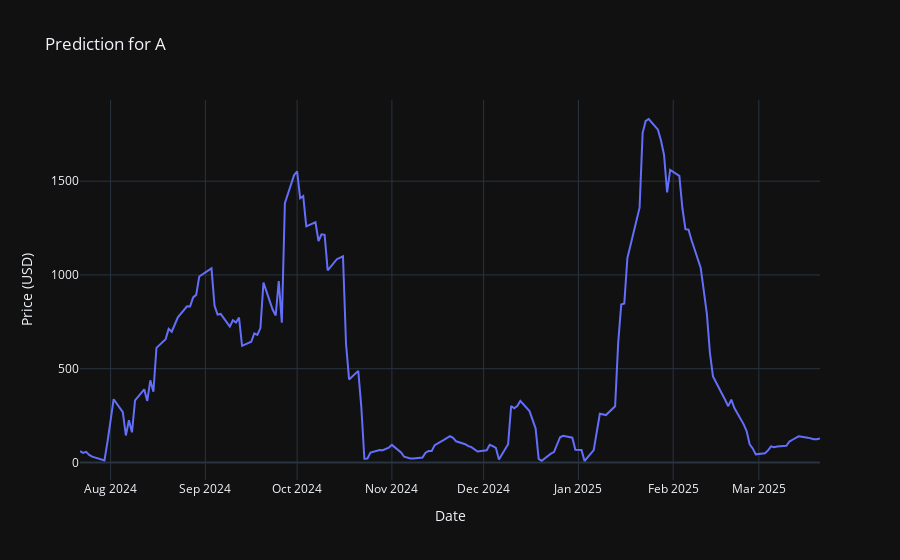

The notebook cell this image was saved under:
### Code cell
# %%
def load_and_predict_with_torchscript(script_path, input_df, device, window_size):
    # Load the TorchScript model
    loaded_model = torch.jit.load(script_path,map_location=device)
    loaded_model = loaded_model.to(device)
    loaded_model.eval()

    print("TorchScript model loaded successfully")

    # If using same format as your DataModule
    from torch.utils.data import Dataset, DataLoader
    from sklearn.preprocessing import StandardScaler
    from Components.TrainModel import SequenceDataset

    # Make predictions
    predictions = []
    dates = []
    actuals = []
    tickers = []
    confidences = []

    values = input_df.drop(columns=['Ticker','shifted_prices']).values.astype(np.float32)

    for i in range(window_size, len(values)):
        # Get sequence
        input_window = values[i - window_size:i]

        scaler = StandardScaler()
        scaler.fit(input_window)
        input_window = scaler.transform(input_window)

        input_tensor = torch.tensor(input_window, dtype=torch.float32, device=device).unsqueeze(0)

        # Predict the next value based on the previous window
        pred = loaded_model(input_tensor)
        pred_value = pred.detach().numpy().flatten()[0]

        predictions.append(pred_value)

    # Convert predictions to DataFrame
    prediction_df = pd.DataFrame(predictions, index=input_df.index[window_size:], columns=['Predicted'])

    return prediction_df


# Example usage with out-of-sample data
# Assuming you have some out-of-sample data for testing
# For this example, I'll use a portion of the test data as "out-of-sample"

# Get out-of-sample data (this is just an example, replace with your actual out-of-sample data)
# One option is to use the most recent data that wasn't used in training
ticker = "A"  # Replace with your ticker of interest
out_of_sample_data, raw_stock_data = TickerData(ticker, years=1, prediction_window=5).process_all()

# Load the model and make predictions
preds_df = load_and_predict_with_torchscript(
    script_path="Models/Tempus_v2.pt",
    input_df=out_of_sample_data,
    device="cpu",
    window_size=50
)


fig = go.Figure()
fig.add_trace(go.Scatter(y=preds_df['Predicted'], x=preds_df.index, mode='lines', name='Predicted'))
#fig.add_trace(go.Scatter(y=preds_df['Actual'], x=preds_df.index, mode='lines', name='Actual'))
fig.update_layout(title=f'Prediction for {ticker}', xaxis_title='Date', yaxis_title='Price (USD)')
fig.show()

### Figure 1 — Plotly figure (JSON) as saved in the notebook; plotly's stock layout.template omitted (floating-point values rounded to 4 significant figures; data arrays with more than 128 entries replaced by an {"elided": "..."} marker saying what was removed)
{"data": [{"mode": "lines", "name": "Predicted", "x": {"elided": "168 str values"}, "y": {"elided": "168 float values"}, "type": "scatter"}], "layout": {"title": {"text": "Prediction for A"}, "xaxis": {"title": {"text": "Date"}}, "yaxis": {"title": {"text": "Price (USD)"}}}}
